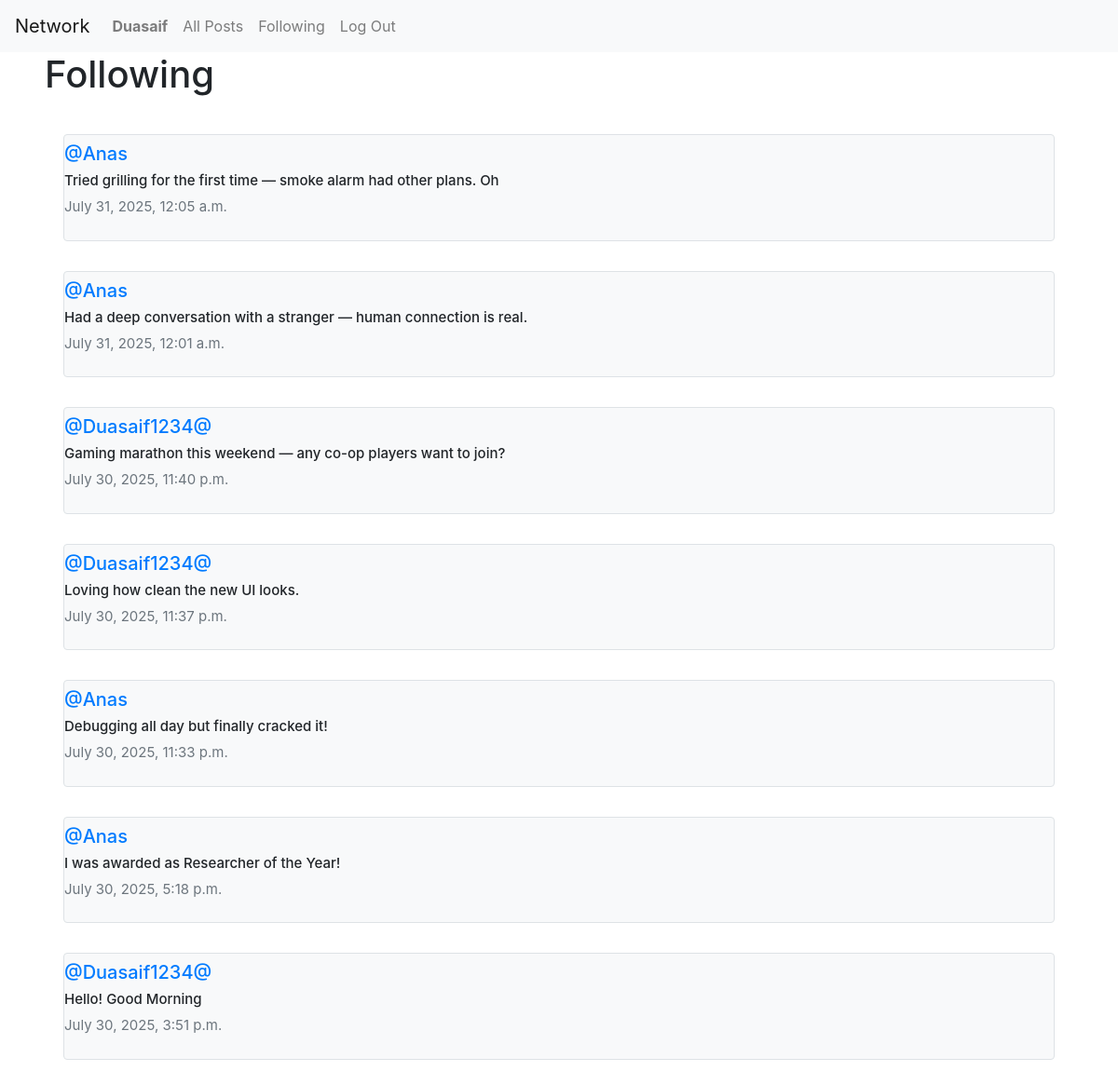
The page /following (signed in) on the database its author committed.
### network/models.py (models this page shows, shortened)
class User(AbstractUser):
    pass

class Post(models.Model):
    content=models.CharField(max_length=140)
    user=models.ForeignKey(User, on_delete=models.CASCADE, related_name="author")
    date=models.DateTimeField(auto_now_add=True)

### network/views.py (the view)
# urls.py: path("following", views.following, name="following"),
def following(request):
    currentUser = request.user
    followingPeople = Follow.objects.filter(user=currentUser).values_list('user_follower', flat=True)
    followingPosts = Post.objects.filter(user__in=followingPeople).order_by("-id")
    paginator = Paginator(followingPosts, 10)
    page_number = request.GET.get('page')
    posts_of_the_page = paginator.get_page(page_number)
    whoYouLiked = []
    if request.user.is_authenticated:
        whoYouLiked = list(
            Like.objects.filter(user=request.user).values_list('post_id', flat=True)
        )
    return render(request, "network/following.html", {
        "posts_of_the_page": posts_of_the_page,
        "whoYouLiked": json.dumps(whoYouLiked)
    })

### network/templates/network/following.html (shortened to what this page needs)
{% extends "network/layout.html" %}
{% block body %}
  <h1 class="mx-5">Following</h1>
  <div class="all-posts mx-5 my-4">
    {% for post in posts_of_the_page %}
      <div class="row post my-3 py-2 border rounded bg-light">
        <h5 class="username mb-2">
          <a href="{% url 'profile' post.user.id %}">@{{ post.user.username }}</a>
        </h5>
        <h6 class="content">{{ post.content }}</h6>
        <p class="date text-muted">{{ post.date }}</p>
      </div>
    {% empty %}
      <p class="text-muted">You’re not following anyone with posts yet.</p>
    {% endfor %}
  </div>
{% endblock %}

### network/templates/network/layout.html (shortened to what this page needs)
{% load static %}
<!DOCTYPE html>
<html lang="en">
    <head>
        <link rel="stylesheet" href="https://stackpath.bootstrapcdn.com/bootstrap/4.4.1/css/bootstrap.min.css">
        <link href="{% static 'network/styles.css' %}" rel="stylesheet">
        <link rel="stylesheet" href="https://cdnjs.cloudflare.com/ajax/libs/font-awesome/4.7.0/css/font-awesome.min.css">
    </head>
    <body>
        <nav class="navbar navbar-expand-lg navbar-light bg-light">
            <a class="navbar-brand" href="{% url 'index' %}">Network</a>
            <div>
              <ul class="navbar-nav mr-auto">
                {% if user.is_authenticated %}
                    <li class="nav-item">
                        <a class="nav-link" href="{% url 'profile' user_id=user.id %}"><strong>{{ user.username }}</strong></a>
                    </li>
                {% endif %}
                <li class="nav-item">
                  <a class="nav-link" href="{% url 'index' %}">All Posts</a>
                </li>
                {% if user.is_authenticated %}
                    <li class="nav-item">
                        <a class="nav-link" href="{% url 'following' %}">Following</a>
                    </li>
                    <li class="nav-item">
                        <a class="nav-link" href="{% url 'logout' %}">Log Out</a>
                    </li>
                {% endif %}
              </ul>
            </div>
          </nav>
        <div class="body">
            {% block body %}
            {% endblock %}
        </div>
    </body>
</html>

### network/static/network/styles.css (style rules this page uses)
.all-posts { display: flex; justify-content: flex-start; flex-direction: column; margin: 20px; }
.post { border: 0.1px solid grey; display: flex; justify-content: center; flex-direction: column; box-sizing: border-box; margin: 5px 20px; }
.content { font-size: 15px; }
.username { font-size: 20px; }
.date { color: grey; font-size: 15px; }

### rows shown on the page
User: username "Duasaif"
Post: user.username "Anas", content "Tried grilling for the first time — smoke alarm had other plans. Oh", date "July 31, 2025, 12:05 a.m."
Post: user.username "Anas", content "Had a deep conversation with a stranger — human connection is real.", date "July 31, 2025, 12:01 a.m."
Post: user.username "Duasaif1234@", content "Gaming marathon this weekend — any co-op players want to join?", date "July 30, 2025, 11:40 p.m."
Post: user.username "Duasaif1234@", content "Loving how clean the new UI looks.", date "July 30, 2025, 11:37 p.m."
Post: user.username "Anas", content "Debugging all day but finally cracked it!", date "July 30, 2025, 11:33 p.m."
Post: user.username "Anas", content "I was awarded as Researcher of the Year!", date "July 30, 2025, 5:18 p.m."
Post: user.username "Duasaif1234@", content "Hello! Good Morning", date "July 30, 2025, 3:51 p.m."
